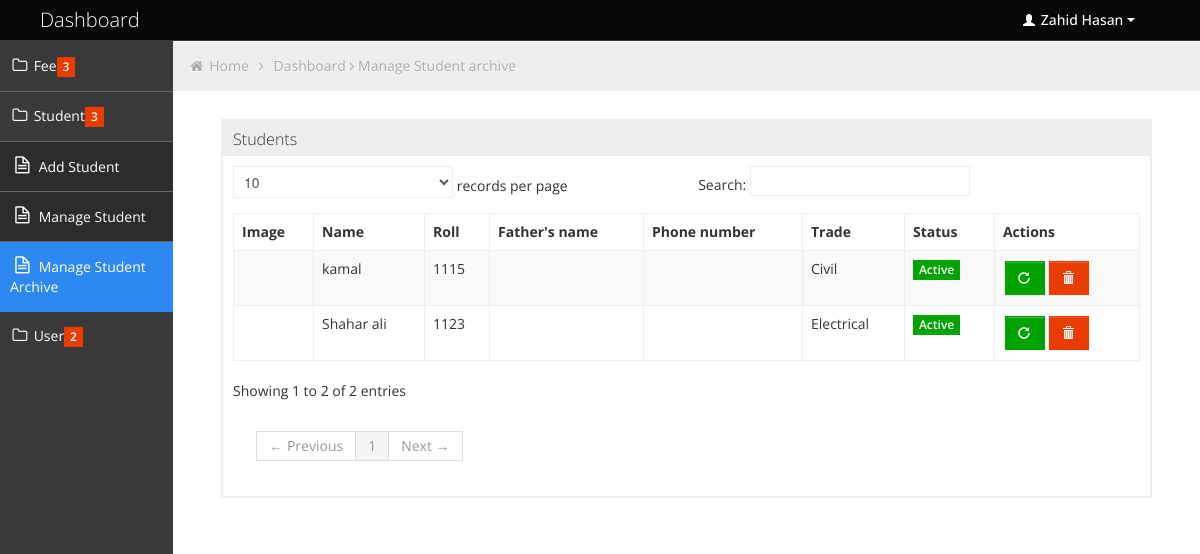
/admin/manageStudentArchive.php (signed in), run on the app's committed database.
### tables this page shows
CREATE TABLE `lms_student` (
  `student_id` int(100) NOT NULL,
  `student_name` varchar(50) NOT NULL,
  `fathersName` varchar(50) NOT NULL,
  `Address` varchar(100) NOT NULL,
  `PhoneNumber` text NOT NULL,
  `student_roll` int(10) NOT NULL,
  `student_image` varchar(255) NOT NULL,
  `student_technology` text NOT NULL,
  `deleteStatus` int(1) NOT NULL,
  `activeStatus` int(1) NOT NULL
);

### admin/manageStudentArchive.php (called while the page is built, shortened)
<?php
	include 'dashboard.php';
?>

### classes/database.php (called while the page is built, shortened)
<?php
    class Database{
        public function __construct() {
            $userName="root";
            $hostName="localhost";
            $password="";
            $dbName="feecollectionsystem";
            $this->link= mysqli_connect($hostName, $userName, $password, $dbName);
        }
    }
?>

### classes/admin.php (called while the page is built, shortened)
<?php
    include 'database.php';
    class Admin{
        public $db;
        public function __construct() {
            $this->db=new Database();
        }
		public function viewStudentArchive(){
			$sql="SELECT * FROM lms_student WHERE 	deleteStatus=1";
			$result=mysqli_query($this->db->link,$sql);
			return $result;
		}
    }
?>

### admin/pages/manageStudentArchive.php (the view, shortened to what this page needs)
<?php
	$StudentResult=$objAdmin->viewStudentArchive();
?>
			<div class="row-fluid sortable">
				<div class="box span12">
					<div class="box-header" data-original-title>
						<h2>Students</h2>
					</div>
					<div class="box-content">
						<style type="text/css">
							form{
								float:left;
								margin:2px;
							}
						</style>
						<table class="table table-striped table-bordered bootstrap-datatable datatable">
						  <thead>
							  <tr>
								  <th>Image</th>
								  <th>Name</th>
								  <th>Roll</th>
								  <th>Father's name</th>
								  <th>Phone number</th>
								  <th>Trade</th>
								  <th>Status</th>
								  <?php
								  	if(($_SESSION['fcs_user_level']==1)||($_SESSION['fcs_user_level']==2)){
								  ?>
								    <th>Actions</th>
								  <?php
								  	}
								  ?>
							  </tr>
						  </thead>
						  <tbody>
                                                      <?php
                                                        while($studentRow= mysqli_fetch_assoc($StudentResult)){
                                                            ?>
                                                      <tr>
                                                              <td>
                                                              </td>
                                                                        <td><?php echo  $studentRow['student_name']; ?></td>
                                                                        <td><?php echo  $studentRow['student_roll']; ?></td>
                                                                        <td><?php echo  $studentRow['fathersName']; ?></td>
                                                                        <td><?php echo  $studentRow['PhoneNumber']; ?></td>
                                                                        <td><?php echo  $studentRow['student_technology']; ?></td>
                                                                        <td class="center">
                                                                            <?php
                                                                            if ($studentRow['activeStatus'] == 1) {
                                                                                ?>
                                                                                <span class="label label-success">Active</span>
                                                                                <?php
                                                                            } else {
                                                                                ?>
                                                                                <span class="label label-warning">Deactive</span>
                                                                                <?php
                                                                            }
                                                                            ?>
                                                                        </td>
																		<?php
																			if(($_SESSION['fcs_user_level']==1)||($_SESSION['fcs_user_level']==2)){
																		?>
																			<td class="center">
																				   <form action="" method='post'>
																						<button class="btn btn-success" type='submit' name='reStoreStudent' value="<?php echo $studentRow['student_id'];?>" title='restore'>
																							<i class="halflings-icon white repeat"></i>
																						</button>
																					</form>
																					<?php
																						if(($_SESSION['fcs_user_level']==1)){
																					?>
																						<form action="" method='post'>
																							<button onclick="return confirm('Are you want to delete it permanently!')" class="btn btn-danger" type='submit' name='deleteStudentidPermanently' value="<?php echo $studentRow['student_id'];?>"  title='delete'>
																								<i class="halflings-icon white trash"></i>
																							</button>
																						</form>
																					<?php
																						}
																					?>
																			</td>
																		<?php
																			}
																		?>
                                                                </tr>
                                                            <?php
                                                        }
                                                      ?>
						  </tbody>
					  </table>
					</div>
				</div>
			</div>

### assets/backend/css/style.css (style rules this page uses)
.green, .green [class="box-header"], .green.box, .slider.green .ui-slider-range, .progress.green .ui-progressbar-value, .sliderVertical.green .ui-slider-range, .progressSlim.green .ui-progressbar-value, .label-success, .badge-success { background: #00A300 !important; border-color: #00A300 !important; color: #fff; }
body { background: #F5F5F5; color: #333; border: none; font-family: 'Open Sans', sans-serif; font-weight: 400; }
h2 { font-size: 16px; line-height: 16px; }
.box { border: 2px solid #eee; background: #fff !important; margin-bottom: 28px; }
.box-header { height: 16px; font-size: 16px; line-height: 16px; padding: 10px; background: #eee; -webkit-box-shadow: none; -moz-box-shadow: none; box-shadow: none; overflow: hidden; }
.box-header h2 { float:left; margin-top: 0px; font-weight: 300; }
.box-content { position: relative; z-index: 50; margin-top: -1px; padding: 10px; background: #fff !important; }
.label, .badge { text-shadow: none; font-family: 'Open Sans', sans-serif; font-weight: 600; font-size: 12px; padding: 3px 6px; }
.label { -webkit-border-radius: 0px; -moz-border-radius: 0px; border-radius: 0px; }
.btn { display: inline-block; padding: 6px 12px; margin-bottom: 0; font-size: 14px; font-weight: 500; line-height: 20px; text-align: center; white-space: nowrap; vertical-align: middle; cursor: pointer; border: 1px solid #a7a9aa; -webkit-border-radius: 0px !important; border-radius: 0px !important; }
.btn i { margin-top: 2px; }
.btn { color: #ffffff; background-color: #a7a9aa; border-color: #a7a9aa; background-image: none; filter: none; text-shadow: none; }
.btn-danger { background-color: #EB3C00; border-color: #EB3C00; }
.btn-success { background-color: #00A300; border-color: #00A300; }
.table th, .table td { border-top: 1px solid #eee; }
.table-bordered { border-color: #eee; -webkit-border-radius: 0px !important; -moz-border-radius: 0px !important; border-radius: 0px !important; }
.table-bordered th, .table-bordered td { border-left: 1px solid #eee; }
.table-bordered thead:first-child tr:first-child > th:first-child, .table-bordered tbody:first-child tr:first-child > td:first-child, .table-bordered tbody:first-child tr:first-child > th:first-child { -webkit-border-radius: 0px !important; -moz-border-radius: 0px !important; border-radius: 0px !important; }
.table-bordered thead:first-child tr:first-child > th:last-child, .table-bordered tbody:first-child tr:first-child > td:last-child, .table-bordered tbody:first-child tr:first-child > th:last-child { -webkit-border-radius: 0px !important; -moz-border-radius: 0px !important; border-radius: 0px !important; }
.table-bordered thead:last-child tr:last-child > th:first-child, .table-bordered tbody:last-child tr:last-child > td:first-child, .table-bordered tbody:last-child tr:last-child > th:first-child, .table-bordered tfoot:last-child tr:last-child > td:first-child, .table-bordered tfoot:last-child tr:last-child > th:first-child { -webkit-border-radius: 0px !important; -moz-border-radius: 0px !important; border-radius: 0px !important; }
.table-bordered thead:last-child tr:last-child > th:last-child, .table-bordered tbody:last-child tr:last-child > td:last-child, .table-bordered tbody:last-child tr:last-child > th:last-child, .table-bordered tfoot:last-child tr:last-child > td:last-child, .table-bordered tfoot:last-child tr:last-child > th:last-child { -webkit-border-radius: 0px !important; -moz-border-radius: 0px !important; border-radius: 0px !important; }

### assets/backend/css/halflings.css (style rules this page uses)
html, html .halflings { -webkit-font-smoothing: antialiased !important; }
.halflings-icon { display: inline-block; width: 14px; height: 14px; line-height: 14px; vertical-align: text-top; background-image: url(../img/glyphicons_halflings.svg); background-position: 0 0; background-repeat: no-repeat; vertical-align: top; *display: inline; *zoom: 1; *margin-right: .3em; }
.halflings-icon.white { background-image: url(../img/glyphicons_halflings-white.svg); }
.halflings-icon.trash { background-position: -456px 0; }
.halflings-icon.repeat { background-position: -216px -24px; }

### admin/pages/manageStudentArchive.php (style rules this page uses)
form { float:left; margin:2px; }

### data on the page
lms_student: student_name "kamal", student_roll "1115", student_technology "Civil", activeStatus "Active", $studentRow['student_id'] 15 (drawn)
lms_student: student_name "Shahar ali", student_roll "1123", student_technology "Electrical", activeStatus "Active", $studentRow['student_id'] 23 (drawn)

### other printed values
$_SESSION['fcs_user_name'] "Zahid Hasan"
$breadcrumb "Manage Student archive"
